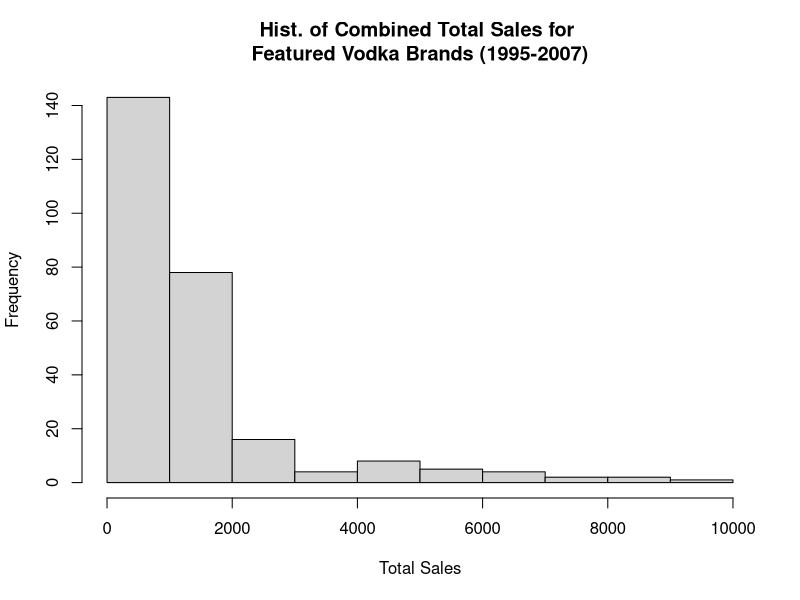
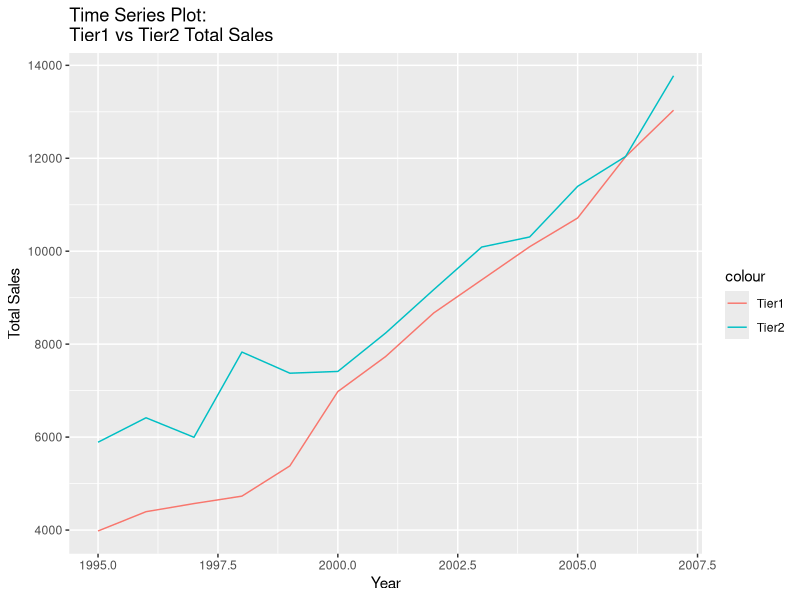

Generate these figures, in order, with R:
## ---- chunk 1
knitr::opts_chunk$set(echo = TRUE)
## ---- chunk 2
setwd("~/Desktop")
library(readr)
Svedka_data <- read_csv("Svedka data.csv")
View(Svedka_data)
Svedka_data = subset(Svedka_data, select = -c(68:75) )
library(plyr)
Svedka_data <- rename(Svedka_data, c("PriceRerUnit"="PricePerUnit"))
## ---- chunk 3
hist(Svedka_data$TotalSales,
     main = 'Hist. of Combined Total Sales for \nFeatured Vodka Brands (1995-2007)',
       xlab = 'Total Sales')
## ---- chunk 4
RegQ2 <- lm(LnSales ~ PricePerUnit + Print + Outdoor + Broad + LagTotalSales, data = Svedka_data)
summary(RegQ2)

## ---- chunk 5
RegQ3 <- lm((LnSales-LnLSales) ~ LnPrice + LnPrint + LnOut + LnBroad, data = Svedka_data)
summary(RegQ3)

## ---- chunk 6
RegQ4 <- lm(LnSales ~ PricePerUnit + Print + Outdoor + Broad + LagTotalSales + Tier1 + Tier2, data = Svedka_data)
summary(RegQ4)

## ---- chunk 7
RegQ5 <- lm((LnSales-LnLSales) ~ LnPrice + LnPrint + LnOut + LnBroad + LagTotalMinusSales, data = Svedka_data)
summary(RegQ5)

## ---- chunk 8
RegQ6 <- lm(LnSales ~ PricePerUnit + Print + Outdoor + Broad + LagTotalSales + Tier1 + Tier2 + Firstintro, data = Svedka_data)
summary(RegQ6)


## ---- chunk 9
Tier1_Agg <- aggregate(Svedka_data$TotalSales ~ Svedka_data$Year + Svedka_data$Tier1, FUN = sum)
View(Tier1_Agg)
Tier1_Agg <- rename(Tier1_Agg,c("Svedka_data$Tier1" = "Tier1","Svedka_data$Year" ="Year", 
                               "Svedka_data$TotalSales" = "Total Sales"))

Tier2_Agg <- aggregate(Svedka_data$TotalSales ~ Svedka_data$Year + Svedka_data$Tier2, FUN = sum)
View(Tier2_Agg)
Tier2_Agg <- rename(Tier2_Agg,c("Svedka_data$Tier2" = "Tier2","Svedka_data$Year" ="Year", 
                                "Svedka_data$TotalSales" = "Total Sales"))

Tier1 <- Tier1_Agg[which(Tier1_Agg$Tier1==1 & Tier1_Agg$Year),]
View(Tier1)
Tier1$Tier1 <- NULL
View(Tier1)

Tier2 <- Tier2_Agg[which(Tier2_Agg$Tier2==1 & Tier2_Agg$Year),]
View(Tier2)
Tier2$Tier2 <- NULL
View(Tier2)

library(ggplot2)
ggplot(Tier1,aes(Year,`Total Sales`)) + 
  geom_line(aes(color="Tier1")) +
  geom_line(data=Tier2,aes(color="Tier2")) +
  ylab("Total Sales") +
  xlab("Year") +
  ggtitle("Time Series Plot: \nTier1 vs Tier2 Total Sales")

